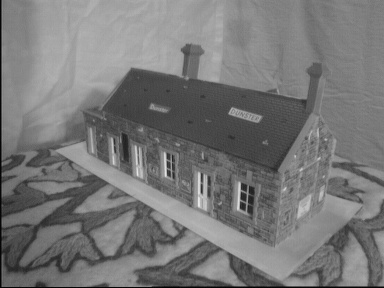
#> input picture Naloga 5/data/epipolar/house1.jpg, 384 x 288 px
$ python ex2.py   (older library calls are emulated)
#> lines starting #> are read from the running program, lines starting #| are printed output that depends on the picture
### Naloga 5/UZ_utils.py
"""
Before the first run, you need to have all necessary Python packages installed. For
that we highly recommend firstly creating Virtual Environment, to have your
development environment seperated from other projects (https://docs.python.org/3/tutorial/venv.html).

In system terminal then run: ""
"""

import numpy as np
import cv2
from matplotlib import pyplot as plt
from PIL import Image


# [9 lines left out: function imread, not called in this run]


def imread_gray(path):
    """
    Reads an image in gray. Image type is transformed from uint8 to float, and
    range of values is reduced from [0, 255] to [0, 1].
    """
#> called with path = 'data/epipolar/house1.jpg'
    I = Image.open(path).convert('L')  # PIL image opening and converting to gray.
    I = np.asarray(I)  # Converting to Numpy array.
    I = I.astype(np.float64) / 255
#> I: shape (288, 384) float64
#> call 2 of imread_gray, with path = 'data/epipolar/house2.jpg'
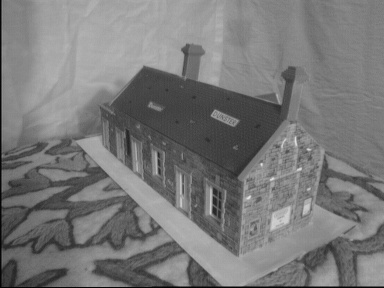
#> input picture Naloga 5/data/epipolar/house2.jpg, 384 x 288 px
    return I


# [43 lines left out: functions imshow, signal_show, convolve, not called in this run]


# [25 lines that do not run on import are left out]

### Naloga 5/a5_utils.py
import numpy as np
import cv2
from matplotlib import pyplot as plt

def normalize_points(P):
	# P must be a Nx2 vector of points
	# first coordinate is x, second is y

	# returns: normalized points in homogeneous coordinates and 3x3 transformation matrix

	mu = np.mean(P, axis=0) # mean
	scale = np.sqrt(2) / np.mean(np.sqrt(np.sum((P-mu)**2,axis=1))) # scale
	T = np.array([[scale, 0, -mu[0]*scale],[0, scale, -mu[1]*scale],[0,0,1]]) # transformation matrix
	P = np.hstack((P,np.ones((P.shape[0],1)))) # homogeneous coordinates
	res = np.dot(T,P.T).T
	return res, T

def draw_epiline(l,h,w):
	# l: line equation (vector of size 3)
	# h: image height
	# w: image width

	x0, y0 = map(int, [0, -l[2]/l[1]])
	x1, y1 = map(int, [w-1, -(l[2]+l[0]*w)/l[1]])

	plt.plot([x0,x1],[y0,y1],'r')

	plt.ylim([0,h])
	plt.gca().invert_yaxis()

### Naloga 5/ex2.py
from UZ_utils import *
from a5_utils import *

def fundamental_matrix(points1, points2):
    A = []
    points1,T1 = normalize_points(points1)
    points2, T2 = normalize_points(points2)


    for i in range(0, points1.shape[0]):
        u = points1[i][0]
        v = points1[i][1]
        u_ = points2[i][0]
        v_ = points2[i][1]
        A.append([u * u_, u_ * v, u_, u * v_, v * v_, v_, u, v, 1])

    A = np.array(A)
    U, S, VT = np.linalg.svd(A)

    F = VT[-1]
    F = F.reshape(3,3)

    U, D , F2 = np.linalg.svd(F)
    #lowest eigen value to zero
    D[-1] = 0

    F = ( U * D) @ F2

    F = T2.T @ F @ T1

    return F


def prva():
    tocke = np.loadtxt('data/epipolar/house_points.txt')
    I1 = imread_gray('data/epipolar/house1.jpg')
    I2 = imread_gray('data/epipolar/house2.jpg')

    points1 = np.zeros((10,2))
    points2 = np.zeros((10,2))

    points1[:,0] = tocke[:,0]
    points1[:,1] = tocke[:,1]
    points2[:,0] = tocke[:,2]
    points2[:,1] = tocke[:,3]
    F = fundamental_matrix(points1, points2)

    p1 = np.zeros((1,2))
    p2 = np.zeros((1,2))
    p1[0][0] = 85
    p1[0][1] = 233
    p2[0][0] = 67
    p2[0][1] = 219
    Fir = reprojection_error(F, p1, p2)

    print(reprojection_error(F, points1, points2))


    plt.imshow(I1, cmap='gray')
    plt.plot(points1[:,0], points1[:,1], 'bo', color='r')

    for i in range(0,10):
        temp2 = np.zeros((3,1))
        temp2[0] = points2[i][0]
        temp2[1] = points2[i][1]
        temp2[2] = 1

        #print(temp2)

        l = F.T @ temp2

        draw_epiline(l, I1.shape[0], I1.shape[1])

    plt.show()
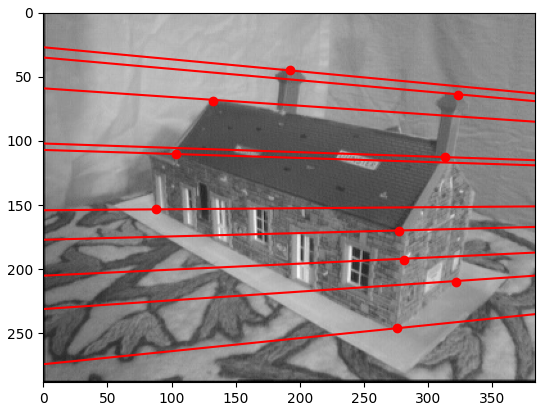
#> figure drawn by matplotlib, 1 panel


    plt.imshow(I2, cmap='gray')
    plt.plot(points2[:,0], points2[:,1], 'bo', color='r')
    for i in range(0,10):
        temp = np.zeros((3,1))
        temp[0] = points1[i][0]
        temp[1] = points1[i][1]
        temp[2] = 1

        l_ = F @ temp

        draw_epiline(l_, I2.shape[0], I2.shape[1])

    plt.show()
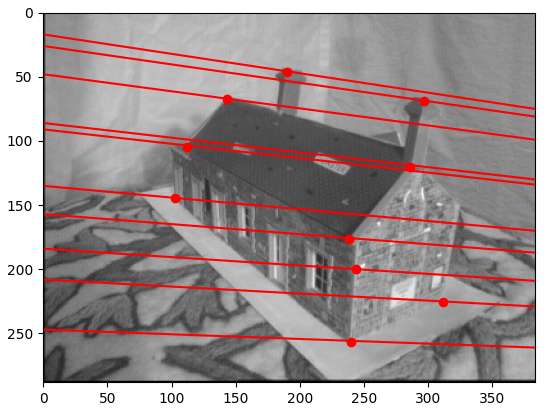
#> figure drawn by matplotlib, 1 panel

    return F

def reprojection_error(F, points1, points2):
    dis = 0
    for i in range(0,points1.shape[0]):
        temp = np.zeros((3,1))
        temp[0] = points1[i][0]
        temp[1] = points1[i][1]
        temp[2] = 1

        temp2 = np.zeros((3,1))
        temp2[0] = points2[i][0]
        temp2[1] = points2[i][1]
        temp2[2] = 1

        l_ = F @ temp
        l = F.T @ temp2


        dis1 = np.abs(l[0] * temp[0] + l[1] * temp[1] + l[2]) / np.sqrt(l[0]**2 + l[1]**2)
        dis2 = np.abs(l_[0] * temp2[0] + l_[1] * temp2[1] + l_[2]) / np.sqrt(l_[0]**2 + l_[1]**2)
        dis += ((dis1 + dis2) / 2)

    dis = dis/ points1.shape[0]
    return dis

prva()
